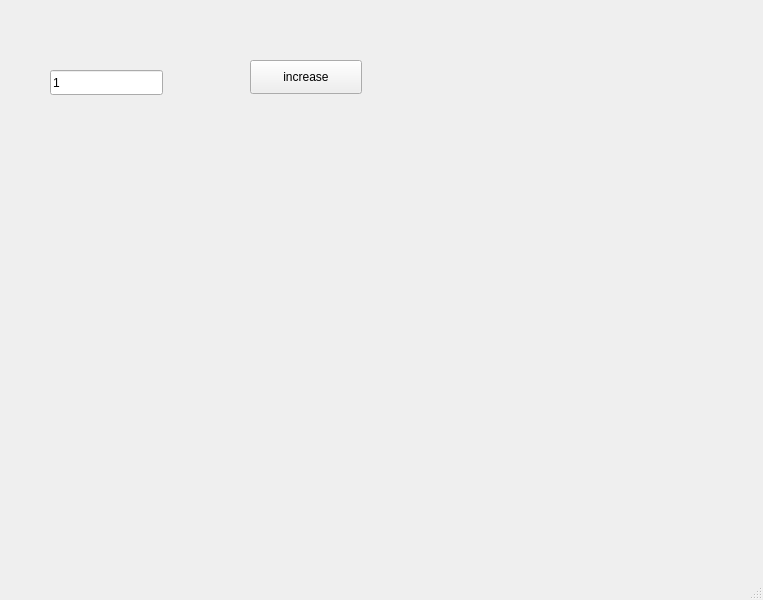
<?xml version="1.0" encoding="UTF-8"?>
<ui version="4.0">
 <class>MainWindow</class>
 <widget class="QMainWindow" name="MainWindow">
  <property name="geometry">
   <rect>
    <x>0</x>
    <y>0</y>
    <width>763</width>
    <height>600</height>
   </rect>
  </property>
  <property name="windowTitle">
   <string>MainWindow</string>
  </property>
  <widget class="QWidget" name="centralwidget">
   <widget class="QPushButton" name="btn">
    <property name="geometry">
     <rect>
      <x>250</x>
      <y>60</y>
      <width>112</width>
      <height>34</height>
     </rect>
    </property>
    <property name="text">
     <string>increase</string>
    </property>
   </widget>
   <widget class="QLineEdit" name="le">
    <property name="geometry">
     <rect>
      <x>50</x>
      <y>70</y>
      <width>113</width>
      <height>25</height>
     </rect>
    </property>
    <property name="text">
     <string>1</string>
    </property>
   </widget>
  </widget>
  <widget class="QMenuBar" name="menubar">
   <property name="geometry">
    <rect>
     <x>0</x>
     <y>0</y>
     <width>763</width>
     <height>31</height>
    </rect>
   </property>
  </widget>
  <widget class="QStatusBar" name="statusbar"/>
 </widget>
 <resources/>
 <connections/>
</ui>
